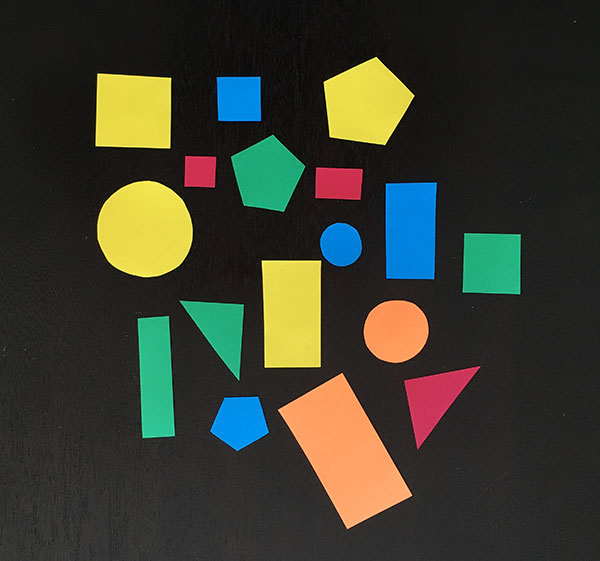
#> input picture Processamento/shapes_and_colors.jpg, 600 x 561 px, given in place of the camera
$ python videoTest.py --output out.avi   (Python 2 division)   (older library calls are emulated)
#> lines starting #> are read from the running program, lines starting #| are printed output that depends on the picture; after the words box and inside, x2 and y2 are one past the last pixel; in counts of white or black regions, pixels touching at a corner belong together
# import the necessary packages
from __future__ import print_function
from imutils.video import VideoStream
import numpy as np
import argparse
import imutils
import time
import cv2
from scipy.spatial import distance as dist
from imutils import perspective
from imutils import contours

def returnPoints(image):
	gray = cv2.cvtColor(image, cv2.COLOR_BGR2GRAY)
	clahe = cv2.createCLAHE(clipLimit=2.0, tileGridSize=(8,8))
	cl1 = clahe.apply(gray)

	thresh = cv2.Canny(cl1, 50, 100)
	thresh = cv2.dilate(thresh, None, iterations=3)
	thresh = cv2.erode(thresh, None, iterations=3)
	cv2.bitwise_not ( thresh, thresh );

	cnts = cv2.findContours(thresh.copy(), cv2.RETR_EXTERNAL,
		cv2.CHAIN_APPROX_SIMPLE)
	cnts = cnts[0] if imutils.is_cv2() else cnts[1]
	(cnts, _) = contours.sort_contours(cnts)
	pixelsPerMetric = None
	for c in cnts:
		# if the contour is not sufficiently large, ignore it
		if (cv2.contourArea(c) < 300 or cv2.contourArea(c) > 400):
			continue

		# compute the rotated bounding box of the contour
		'''orig = image.copy()
		box = cv2.minAreaRect(c)
		box = cv2.cv.BoxPoints(box) if imutils.is_cv2() else cv2.boxPoints(box)
		box = np.array(box, dtype="int")

		box = perspective.order_points(box)
		cv2.drawContours(orig, [box.astype("int")], -1, (0, 255, 0), 2)

		# loop over the original points and draw them
		for (x, y) in box:
			cv2.circle(orig, (int(x), int(y)), 5, (0, 0, 255), -1)'''
		M = cv2.moments(c)
        	cX = int(M["m10"] / M["m00"]) if (M["m00"]!=0) else int(M["m10"])
       		cY = int(M["m01"] / M["m00"]) if (M["m00"]!=0) else int(M["m01"])
        	cv2.drawContours(image, [c], -1, (0, 255, 0), 2)

		#return orig
	return image


def returnGray(image):
	gray = cv2.cvtColor(image, cv2.COLOR_BGR2GRAY)
	clahe = cv2.createCLAHE(clipLimit=2.0, tileGridSize=(8,8))
	cl1 = clahe.apply(gray)

	thresh = cv2.Canny(cl1, 50, 100)
	thresh = cv2.dilate(thresh, None, iterations=2)
	thresh = cv2.erode(thresh, None, iterations=2)
	cv2.bitwise_not ( thresh, thresh );

	return thresh

# construct the argument parse and parse the arguments
ap = argparse.ArgumentParser()
ap.add_argument("-o", "--output", required=True,help="path to output video file")
ap.add_argument("-p", "--picamera", type=int, default=-1,help="whether or not the Raspberry Pi camera should be used")
ap.add_argument("-f", "--fps", type=int, default=20,help="FPS of output video")
ap.add_argument("-c", "--codec", type=str, default="MJPG",help="codec of output video")
args = vars(ap.parse_args())

# initialize the video stream and allow the camera
# sensor to warmup
print("[INFO] warming up camera...")
vs = VideoStream(usePiCamera=args["picamera"] > 0).start()
time.sleep(2.0)

# initialize the FourCC, video writer, dimensions of the frame, and
# zeros array
fourcc = cv2.VideoWriter_fourcc(*args["codec"])
writer = None
(h, w) = (None, None)
zeros = None

# loop over frames from the video stream
while True:
	# grab the frame from the video stream and resize it to have a
	# maximum width of 300 pixels
	frame = vs.read()
#> frame is the input picture: shape (561, 600, 3); mean B, G, R 47.2, 60.1, 58.4
	frame = imutils.resize(frame, width=300)
#> frame: shape (280, 300, 3)

	# check if the writer is None
	if writer is None:
		# store the image dimensions, initialzie the video writer,
		# and construct the zeros array
		(h, w) = frame.shape[:2]
#> h = 280; w = 300
		zeros = np.zeros((h, w), dtype="uint8")
	output = np.zeros((h , w , 3), dtype="uint8")
	cv2.imshow("Frame", frame)
	cv2.imshow("Output", returnPoints(frame))
#> in returnPoints, `gray = cv2.cvtColor(image, cv2.COLOR_BGR2GRAY)`:
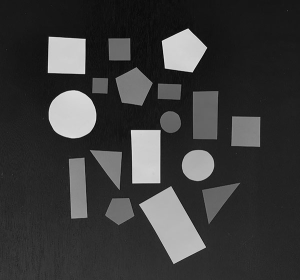
#> gray: shape (280, 300); min 8, max 230, mean 58.1
#> in returnPoints, `cl1 = clahe.apply(gray)`:
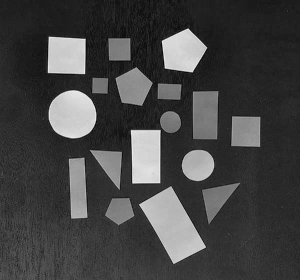
#> cl1: shape (280, 300); min 7, max 236, mean 67.7
#> in returnPoints, `thresh = cv2.Canny(cl1, 50, 100)`:
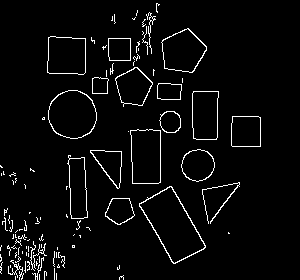
#> thresh: shape (280, 300); 4% white in thin lines or dots, all inside (x1, y1, x2, y2) = (0, 3, 261, 280)
#> in returnPoints, `thresh = cv2.dilate(thresh, None, iterations=3)`:
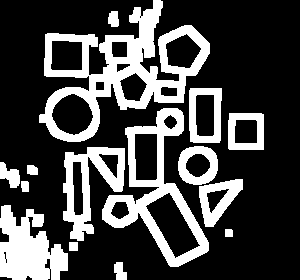
#> thresh: shape (280, 300); 27.2% white; 15 white regions, largest, box (x1, y1, x2, y2) and area: (39, 0, 210, 142) 7859, (102, 108, 209, 267) 4451, (0, 205, 68, 280) 3363
#> in returnPoints, `thresh = cv2.erode(thresh, None, iterations=3)`:
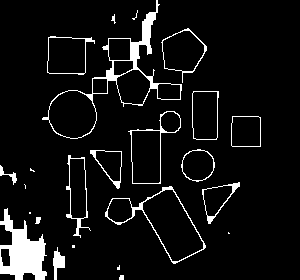
#> thresh: shape (280, 300); 6.9% white; 24 white regions (7 under 20 px), largest, box (x1, y1, x2, y2) and area: (0, 208, 47, 280) 1778, (42, 0, 182, 139) 1380, (105, 186, 206, 264) 485
#> in returnPoints, `cv2.bitwise_not ( thresh, thresh );`: thresh: shape (280, 300); 93.1% white; 24 black regions (7 under 20 px)
#> in returnPoints, `cnts = cv2.findContours(thresh.copy(), cv2.RETR_EXTERNAL, cv2.CHAIN_AP..`: cnts = 6 contours; box (x1, y1, x2, y2) and area: (0, 0, 300, 280) 79132, (93, 79, 107, 93) 169, (0, 225, 12, 245) 168, (1, 249, 10, 266) 110, (0, 274, 15, 280) 66, (23, 273, 35, 280) 60
#> the loop in returnPoints, `for c in cnts:` made 6 passes
#> c on pass 6: [[93, 79], [93, 92], [106, 92], [106, 79]]
	cv2.imshow("Gray", returnGray(frame))
#> in returnGray, `thresh = cv2.dilate(thresh, None, iterations=2)`:
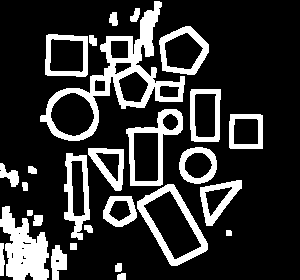
#> thresh: shape (280, 300); 20.1% white; 28 white regions, largest, box (x1, y1, x2, y2) and area: (40, 1, 185, 141) 3990, (0, 206, 49, 280) 2171, (137, 184, 208, 266) 1422
#> in returnGray, `thresh = cv2.erode(thresh, None, iterations=2)`:
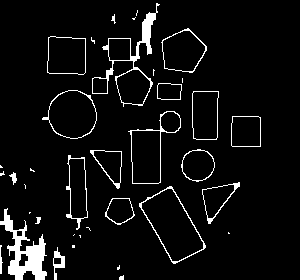
#> thresh: shape (280, 300); 5.7% white; 37 white regions (16 under 20 px), largest, box (x1, y1, x2, y2) and area: (0, 208, 47, 280) 1323, (92, 3, 160, 107) 845, (139, 186, 206, 264) 310
	key = cv2.waitKey(1) & 0xFF
#> (key q is pressed here)

	# if the `q` key was pressed, break from the loop
	if key == ord("q"):
		break

# do a bit of cleanup
print("[INFO] cleaning up...")
cv2.destroyAllWindows()
vs.stop()
vs = VideoStream(usePiCamera=args["picamera"] > 0).start()
#> (the run stopped early here; a loop or call above may not have finished)
